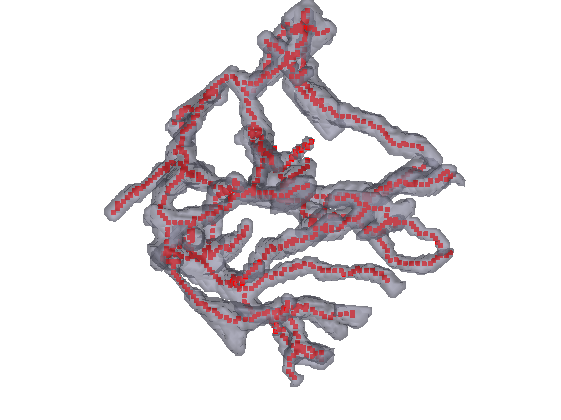
%> input picture Helper functions/Skeleton3D/testvol.png, 561 x 420 px
$ octave --eval "uaa_rotateAndSaveImages('../../Helper functions/Skeleton3D/testvol.png');"   (GNU Octave 9; MATLAB toolbox functions it lacks are replaced by stand-ins)
%> lines starting %> are read from the running program, lines starting %| are printed output that depends on the picture
function uaa_rotateAndSaveImages(filename)
%create additional training examples by rotating spine images, making sure
%data is invariant to rotaion.

angleInDegrees = 20;

X = gpuArray(imread(filename));
%> X is the input picture: size 420x561x3 uint8; mean R, G, B 230.8, 223.6, 226.1
[pathstr,name,ext] = fileparts(filename);

for i=1:floor(360/angleInDegrees)
    X_rotated = imrotate(X,angleInDegrees * i, 'crop');
    newFileName = fullfile(pathstr,[name,'_rotated',num2str(i),ext]);
    disp(['Saving ', newFileName]);
    imwrite(gather(X_rotated),newFileName);
end
%> this loop made 18 passes
%> pass 1, in uaa_rotateAndSaveImages, `X_rotated = imrotate(X,angleInDegrees * i, 'crop');`:
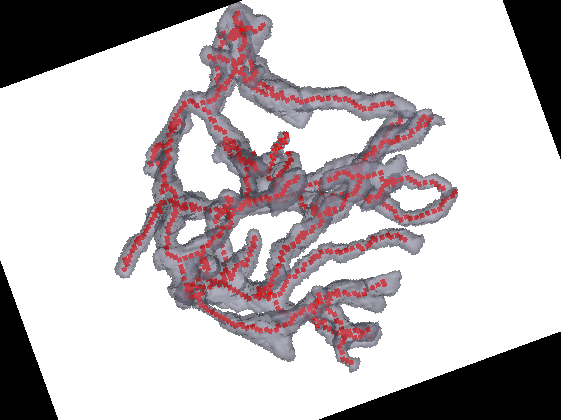
%> X_rotated: size 420x561x3 uint8; mean R, G, B 197.3, 190.1, 192.6
%> pass 2, in uaa_rotateAndSaveImages, `X_rotated = imrotate(X,angleInDegrees * i, 'crop');`:
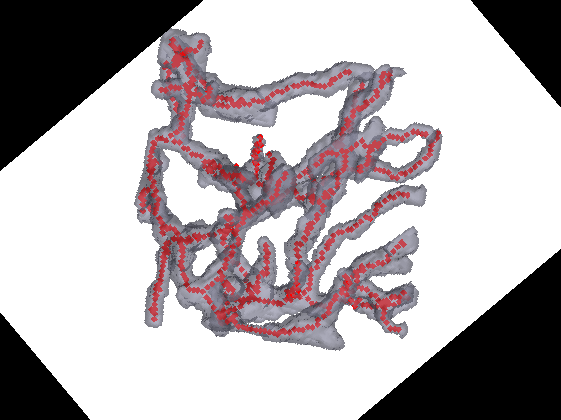
%> X_rotated: size 420x561x3 uint8; mean R, G, B 182.4, 175.2, 177.8
%> pass 3, in uaa_rotateAndSaveImages, `X_rotated = imrotate(X,angleInDegrees * i, 'crop');`:
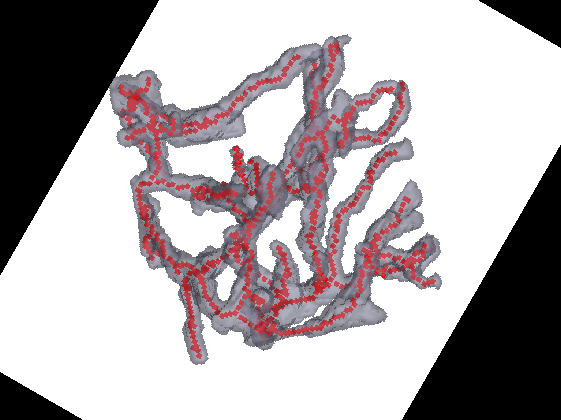
%> X_rotated: size 420x561x3 uint8; mean R, G, B 178.9, 171.7, 174.3

disp('done');
